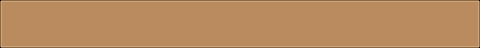

Rendered tile map (Tiled .tmx) drawn with the repository's tilesets; below, a short description and the full map source, tile grids included:
An orthogonal 30x3 tile map with 16x16 px tiles, 1 tile layer (Camada de Tiles 1).

<map version="1.0" orientation="orthogonal" renderorder="right-down" width="30" height="3" tilewidth="16" tileheight="16" nextobjectid="1">
 <tileset firstgid="1" source="outdoortiles.tsx" />
 <layer name="Camada de Tiles 1" width="30" height="3">
  <data encoding="csv">
1426,1427,1427,1427,1427,1427,1427,1427,1427,1427,1427,1427,1427,1427,1427,1427,1427,1427,1427,1427,1427,1427,1427,1427,1427,1427,1427,1427,1427,1428,
1483,1484,1484,1484,1484,1484,1484,1484,1484,1484,1484,1484,1484,1484,1484,1484,1484,1484,1484,1484,1484,1484,1484,1484,1484,1484,1484,1484,1484,1485,
1540,1541,1541,1541,1541,1541,1541,1541,1541,1541,1541,1541,1541,1541,1541,1541,1541,1541,1541,1541,1541,1541,1541,1541,1541,1541,1541,1541,1541,1542
</data>
 </layer>
</map>
